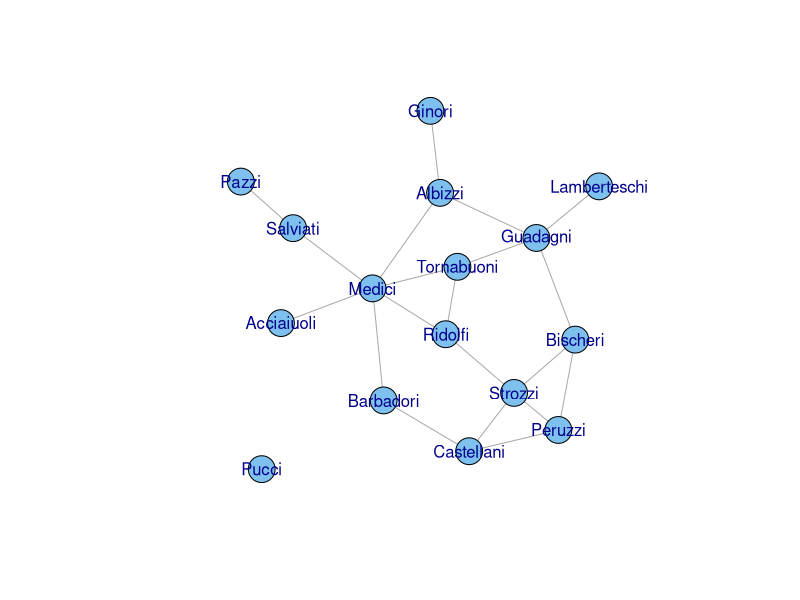
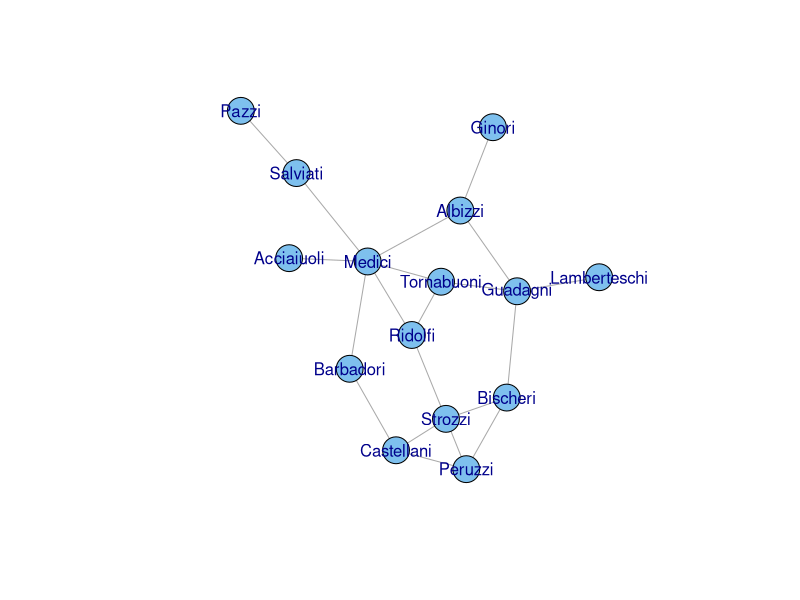
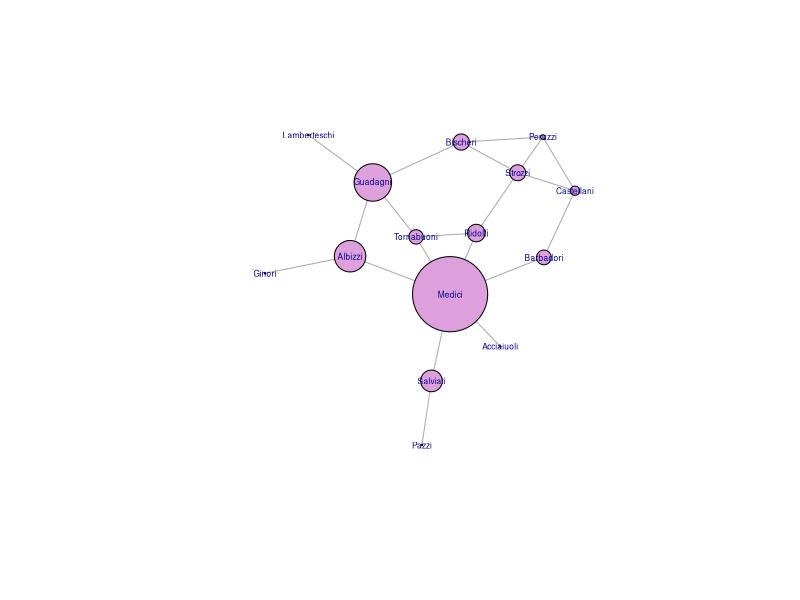
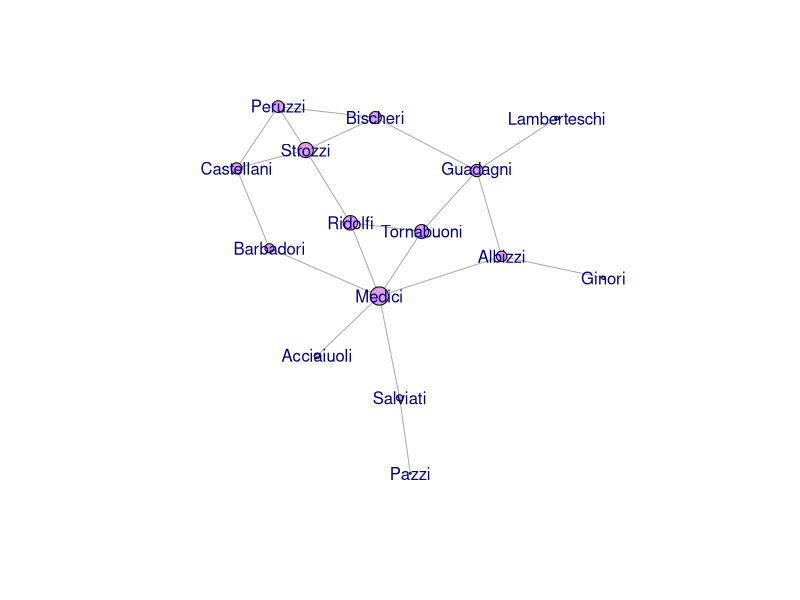
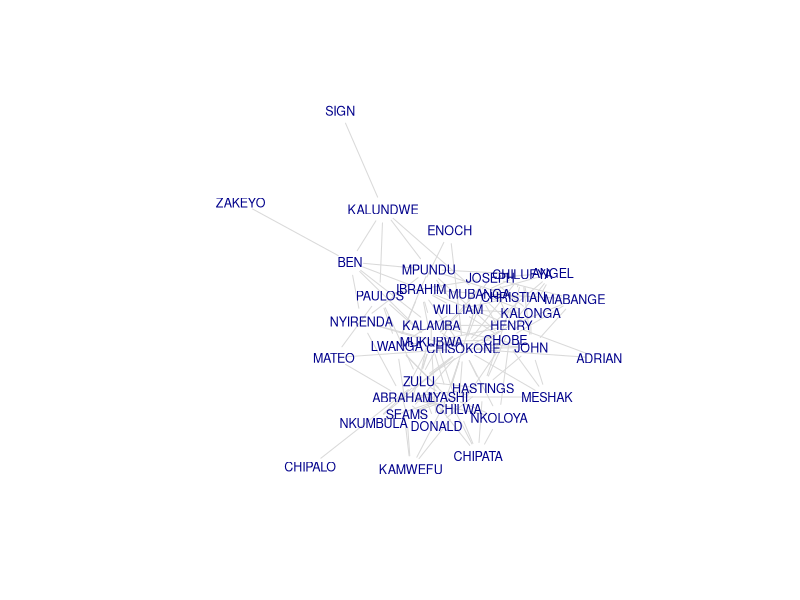
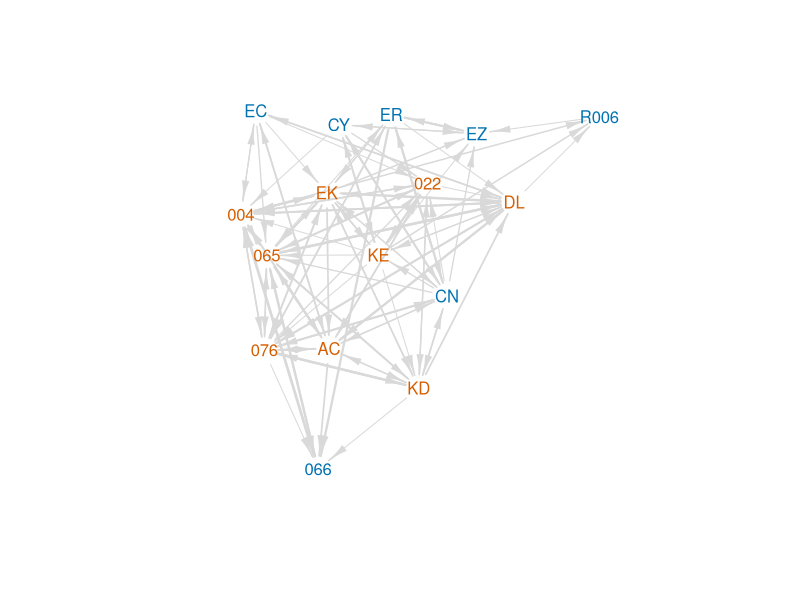
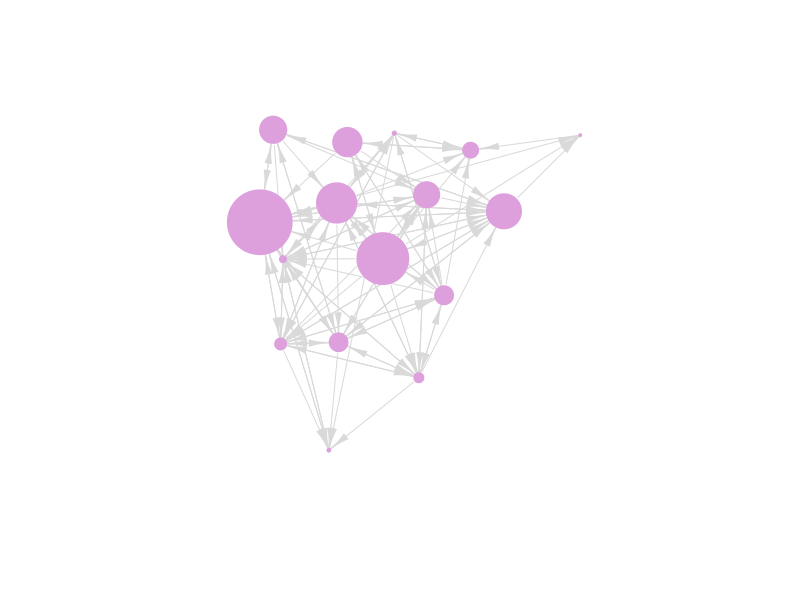

These figures' R source, in order:
## ---- chunk 1
knitr::opts_chunk$set(echo = TRUE)
## ---- chunk 2
require(igraph)
flo <- read.table("../data/flo.txt", 
                  header=TRUE, row.names=1)
gflo <- graph.adjacency(as.matrix(flo), mode="undirected")
gflo
## ---- chunk 3
plot(gflo, vertex.color="skyblue2",vertex.label.family="Helvetica")
## ---- chunk 4
is.connected(gflo)
clusters(gflo)
## ---- chunk 5
gflo1 <- decompose.graph(gflo)[[1]]
## could also do this: gflo1 <- induced_subgraph(gflo, subcomponent(gflo,1))
is.connected(gflo1)
plot(gflo1, vertex.color="skyblue2",vertex.label.family="Helvetica")
## ---- chunk 6
## note we're working with the matrix, not the graph object here
n <- dim(flo)[1]
2*sum(apply(flo,1,sum)/2)/(n*(n-1))
## ---- chunk 7
n <- n-1
2*sum(apply(flo,1,sum)/2)/(n*(n-1))
graph.density(gflo1)
## ---- chunk 8
infocentral <- function(X){
  ## assumes binary relation
  k <- dim(X)[1]
  A <- matrix(as.numeric(!X),nr=k,nc=k)
  diag(A) <- apply(X,1,sum)+1
  C <- solve(A)
  T <- sum(diag(C))
  R <- apply(C,1,sum)[1]
  ic <- 1/(diag(C) + (T - 2*R)/k)
  return(ic)
}
## ---- chunk 9
# need a matrix
# remove Pucci
flo1 <- flo[-12,-12]
ic <- infocentral(flo1)
CP <- abs(bonpow(gflo1))
CE <- eigen_centrality(gflo1)$vector

flo_measures <- cbind(CD=degree(gflo1),
                CB=round(betweenness(gflo1),1),
                CC=round(closeness(gflo1),2),
                CI=round(ic,2),
                CP=round(CP,2),
                CE=round(CE,2))
              
dimnames(flo_measures)[[1]] <- dimnames(flo1)[[1]]
flo_measures
## ---- chunk 10
plot(gflo1, vertex.color="plum", vertex.size=flo_measures[,"CB"]+1, vertex.label.family="Helvetica", vertex.label.cex=0.5)
## ---- chunk 11
## correlation matrix of the centralities
cor(flo_measures)
## vertex size proportional to eigenvalue centrality
plot(gflo1, vertex.size=flo_measures[,"CE"]*10, vertex.color="plum",
     vertex.label.family="Helvetica")
## ---- chunk 12
A <- as.matrix(read.table("../data/kapferer-tailorshop1.txt", 
                          header=TRUE, row.names=1))
G <- graph.adjacency(A, mode="undirected", diag=FALSE)
plot(G,vertex.shape="none", vertex.label.cex=0.75, 
     vertex.label.family="Helvetica", edge.color=grey(0.85))
## ---- chunk 13
c <- infocentral(A)
CP <- abs(bonpow(G))
CE <- eigen_centrality(G)$vector

kap_measures <- cbind(CD=degree(G),
                CB=round(betweenness(G),1),
                CC=round(closeness(G),2),
                CI=round(c,2),
                CP=round(CP,2),
                CE=round(CE,2))
dimnames(kap_measures)[[1]] <- dimnames(A)[[1]]
kap_measures
cor(kap_measures)
## ---- chunk 14
rhesus <- read.table("../data/sade1.txt", header=FALSE)
rhesus <- as.matrix(rhesus)
rhesus
nms <- c("066", "R006", "CN", "ER", "CY", "EC", "EZ", "004", "065", "022", "076", "AC", "EK", "DL", "KD", "KE")
sex <- c(rep("M",7), rep("F",9))
dimnames(rhesus)[[1]] <- nms
dimnames(rhesus)[[2]] <- nms
grhesus <- graph.adjacency(rhesus, weighted=TRUE)
V(grhesus)$sex <- sex

rhesus.layout <- layout.kamada.kawai(grhesus)
plot(grhesus, 
     edge.width=log10(E(grhesus)$weight)+1, 
     edge.arrow.width=0.5,
     edge.color=grey(0.85),
     vertex.shape="none",
     vertex.label=V(grhesus)$name, 
     vertex.label.family="Helvetica",
     vertex.label.color=as.numeric(V(grhesus)$sex=="F")+5, 
     layout=rhesus.layout)
## ---- chunk 15
c <- infocentral(rhesus)
CP <- abs(bonpow(grhesus))
CE <- eigen_centrality(grhesus)$vector

rh_measures <- cbind(CD=degree(grhesus),
               CB=round(betweenness(grhesus),1),
               CC=round(closeness(grhesus),2),
               CI=round(c,2),
                CP=round(CP,2),
                CE=round(CE,2))
dimnames(rh_measures)[[1]] <- nms
rh_measures
cor(rh_measures)
## ---- chunk 16
plot(grhesus, edge.arrow.width=0.5, 
     edge.color=grey(0.85),
     vertex.size=rh_measures[,"CB"]/1.5, 
     vertex.color="plum", 
     vertex.frame.color="plum",
     vertex.label=NA, 
     layout=rhesus.layout)
